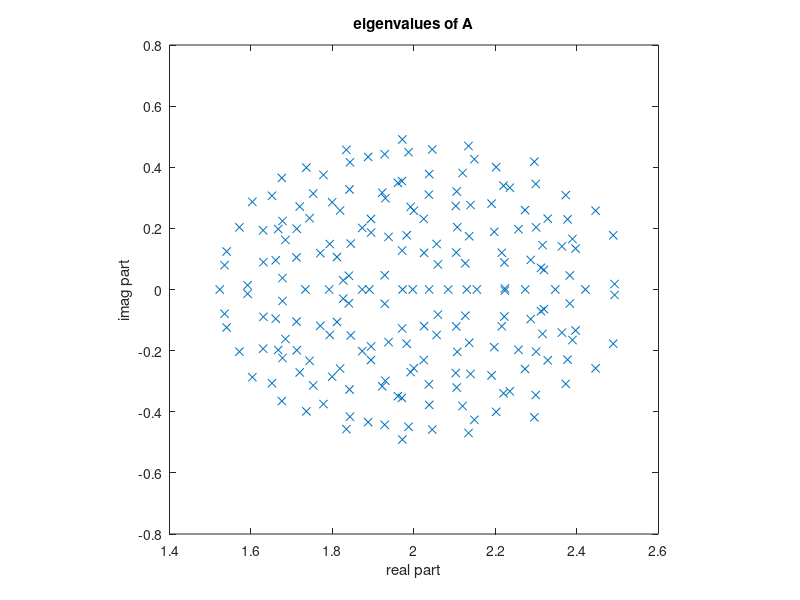

Source code (MATLAB): (Note: this script raises an error after producing the figure.)
% example 35.1 
m=200;
k = 10;
A=2*eye(m)+0.5*randn(m)/sqrt(m);
eig_A=eig(A);
figure
plot(eig_A,'x');
axis square
title('eigenvalues of A')
xlabel('real part')
ylabel('imag part')
xtrue=randn(m,1);
b = A*xtrue;
normb = norm(b);
A = sparse(A);
[x,norms] = gmres_alg(A,b,k); 
figure
semilogy(0:k,norms/normb,'--o')
xlabel('iteration')
ylabel(' norm( b - A * xn ) / norm(b)')
title('convergence of residual in gmres')


